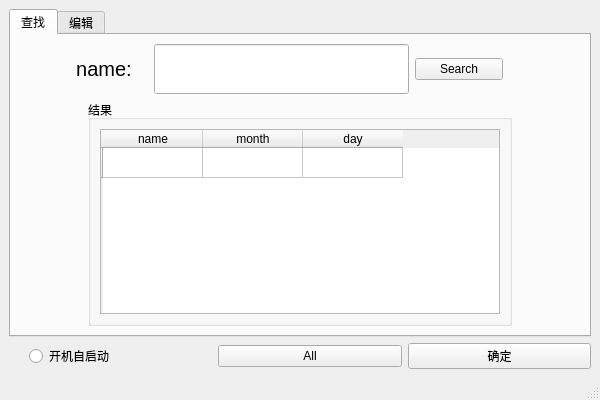
<?xml version="1.0" encoding="UTF-8"?>
<ui version="4.0">
 <class>MainWindow</class>
 <widget class="QMainWindow" name="MainWindow">
  <property name="geometry">
   <rect>
    <x>0</x>
    <y>0</y>
    <width>600</width>
    <height>400</height>
   </rect>
  </property>
  <property name="sizePolicy">
   <sizepolicy hsizetype="Maximum" vsizetype="Maximum">
    <horstretch>0</horstretch>
    <verstretch>0</verstretch>
   </sizepolicy>
  </property>
  <property name="minimumSize">
   <size>
    <width>600</width>
    <height>400</height>
   </size>
  </property>
  <property name="maximumSize">
   <size>
    <width>640</width>
    <height>410</height>
   </size>
  </property>
  <property name="windowTitle">
   <string>MainWindow</string>
  </property>
  <widget class="QWidget" name="centralwidget">
   <layout class="QHBoxLayout" name="horizontalLayout_4">
    <item>
     <layout class="QVBoxLayout" name="verticalLayout">
      <item>
       <widget class="QTabWidget" name="tabWidget">
        <property name="maximumSize">
         <size>
          <width>16777210</width>
          <height>16777210</height>
         </size>
        </property>
        <property name="currentIndex">
         <number>0</number>
        </property>
        <widget class="QWidget" name="tab_2">
         <attribute name="title">
          <string>查找</string>
         </attribute>
         <layout class="QHBoxLayout" name="horizontalLayout_9">
          <item>
           <layout class="QVBoxLayout" name="verticalLayout_3">
            <item>
             <layout class="QHBoxLayout" name="SHIn">
              <property name="leftMargin">
               <number>40</number>
              </property>
              <property name="rightMargin">
               <number>77</number>
              </property>
              <item>
               <widget class="QLabel" name="NAME">
                <property name="minimumSize">
                 <size>
                  <width>0</width>
                  <height>0</height>
                 </size>
                </property>
                <property name="maximumSize">
                 <size>
                  <width>100</width>
                  <height>16777215</height>
                 </size>
                </property>
                <property name="font">
                 <font>
                  <pointsize>15</pointsize>
                 </font>
                </property>
                <property name="mouseTracking">
                 <bool>false</bool>
                </property>
                <property name="text">
                 <string>name:</string>
                </property>
                <property name="alignment">
                 <set>Qt::AlignCenter</set>
                </property>
               </widget>
              </item>
              <item>
               <widget class="QLineEdit" name="INPUT">
                <property name="minimumSize">
                 <size>
                  <width>0</width>
                  <height>50</height>
                 </size>
                </property>
                <property name="maximumSize">
                 <size>
                  <width>255</width>
                  <height>16777215</height>
                 </size>
                </property>
                <property name="font">
                 <font>
                  <pointsize>12</pointsize>
                 </font>
                </property>
               </widget>
              </item>
              <item>
               <widget class="QPushButton" name="SEARCH">
                <property name="text">
                 <string>Search</string>
                </property>
               </widget>
              </item>
             </layout>
            </item>
            <item alignment="Qt::AlignHCenter">
             <widget class="QGroupBox" name="Result">
              <property name="maximumSize">
               <size>
                <width>1000000</width>
                <height>16777215</height>
               </size>
              </property>
              <property name="title">
               <string>结果</string>
              </property>
              <layout class="QHBoxLayout" name="horizontalLayout_10">
               <item>
                <widget class="QTableWidget" name="RESULT">
                 <property name="minimumSize">
                  <size>
                   <width>400</width>
                   <height>100</height>
                  </size>
                 </property>
                 <property name="maximumSize">
                  <size>
                   <width>1000</width>
                   <height>16777215</height>
                  </size>
                 </property>
                 <row>
                  <property name="text">
                   <string/>
                  </property>
                 </row>
                 <column>
                  <property name="text">
                   <string>name</string>
                  </property>
                 </column>
                 <column>
                  <property name="text">
                   <string>month</string>
                  </property>
                 </column>
                 <column>
                  <property name="text">
                   <string>day</string>
                  </property>
                 </column>
                </widget>
               </item>
              </layout>
             </widget>
            </item>
           </layout>
          </item>
         </layout>
        </widget>
        <widget class="QWidget" name="tab_1">
         <attribute name="title">
          <string>编辑</string>
         </attribute>
         <layout class="QHBoxLayout" name="horizontalLayout_7">
          <item>
           <layout class="QHBoxLayout" name="horizontalLayout_6">
            <property name="leftMargin">
             <number>10</number>
            </property>
            <property name="topMargin">
             <number>20</number>
            </property>
            <property name="rightMargin">
             <number>10</number>
            </property>
            <property name="bottomMargin">
             <number>20</number>
            </property>
            <item>
             <layout class="QVBoxLayout" name="verticalLayout_2">
              <item>
               <layout class="QHBoxLayout" name="DayFrme">
                <property name="leftMargin">
                 <number>10</number>
                </property>
                <property name="rightMargin">
                 <number>30</number>
                </property>
                <item>
                 <widget class="QLabel" name="DSh">
                  <property name="minimumSize">
                   <size>
                    <width>0</width>
                    <height>0</height>
                   </size>
                  </property>
                  <property name="maximumSize">
                   <size>
                    <width>100</width>
                    <height>16777215</height>
                   </size>
                  </property>
                  <property name="font">
                   <font>
                    <pointsize>15</pointsize>
                   </font>
                  </property>
                  <property name="mouseTracking">
                   <bool>false</bool>
                  </property>
                  <property name="text">
                   <string>日期:</string>
                  </property>
                  <property name="alignment">
                   <set>Qt::AlignCenter</set>
                  </property>
                 </widget>
                </item>
                <item>
                 <widget class="QLineEdit" name="DIn">
                  <property name="minimumSize">
                   <size>
                    <width>0</width>
                    <height>50</height>
                   </size>
                  </property>
                  <property name="maximumSize">
                   <size>
                    <width>16777215</width>
                    <height>16777215</height>
                   </size>
                  </property>
                  <property name="font">
                   <font>
                    <pointsize>12</pointsize>
                   </font>
                  </property>
                 </widget>
                </item>
               </layout>
              </item>
              <item>
               <layout class="QHBoxLayout" name="MonthFrme">
                <property name="leftMargin">
                 <number>10</number>
                </property>
                <property name="rightMargin">
                 <number>30</number>
                </property>
                <item>
                 <widget class="QLabel" name="MSh">
                  <property name="minimumSize">
                   <size>
                    <width>50</width>
                    <height>0</height>
                   </size>
                  </property>
                  <property name="maximumSize">
                   <size>
                    <width>100</width>
                    <height>16777215</height>
                   </size>
                  </property>
                  <property name="font">
                   <font>
                    <pointsize>15</pointsize>
                   </font>
                  </property>
                  <property name="mouseTracking">
                   <bool>false</bool>
                  </property>
                  <property name="text">
                   <string>月份:</string>
                  </property>
                  <property name="alignment">
                   <set>Qt::AlignCenter</set>
                  </property>
                 </widget>
                </item>
                <item>
                 <widget class="QLineEdit" name="MIn">
                  <property name="minimumSize">
                   <size>
                    <width>0</width>
                    <height>50</height>
                   </size>
                  </property>
                  <property name="maximumSize">
                   <size>
                    <width>1000000</width>
                    <height>16777215</height>
                   </size>
                  </property>
                  <property name="font">
                   <font>
                    <pointsize>12</pointsize>
                   </font>
                  </property>
                 </widget>
                </item>
               </layout>
              </item>
             </layout>
            </item>
            <item>
             <widget class="QTableWidget" name="tableWidget"/>
            </item>
           </layout>
          </item>
         </layout>
        </widget>
       </widget>
      </item>
      <item>
       <layout class="QHBoxLayout" name="horizontalLayout_3">
        <property name="leftMargin">
         <number>20</number>
        </property>
        <item>
         <widget class="QRadioButton" name="AutoStart">
          <property name="text">
           <string>开机自启动</string>
          </property>
         </widget>
        </item>
        <item>
         <widget class="QPushButton" name="ShowAll">
          <property name="text">
           <string>All</string>
          </property>
         </widget>
        </item>
        <item>
         <widget class="QPushButton" name="MakeSure">
          <property name="text">
           <string>确定</string>
          </property>
         </widget>
        </item>
       </layout>
      </item>
     </layout>
    </item>
   </layout>
  </widget>
  <widget class="QStatusBar" name="statusbar"/>
 </widget>
 <resources/>
 <connections/>
</ui>
